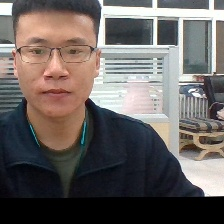
#> input picture image_enhance/4.jpg, 224 x 224 px
$ python ex.py
#> lines starting #> are read from the running program, lines starting #| are printed output that depends on the picture
#> further down, img is the input picture: shape (224, 224, 3); mean B, G, R 96.5, 99.1, 105.6
import cv2
import numpy as np
from PIL import Image
from PIL import ImageEnhance


def beautiful(img):
    # 滤波
    blur = cv2.bilateralFilter(img, 14, 40, 40)
    # 融合
    alpha = 0.3
    beta = 1 - alpha
    gamma = 0
    img_add = cv2.addWeighted(img, alpha, blur, beta, gamma)
    img_add = Image.fromarray(cv2.cvtColor(img_add, cv2.COLOR_BGR2RGB))
#> img_add: PIL image 224x224 RGB
    enh_sha = ImageEnhance.Sharpness(img_add)
    # 增强
    sharpness = 1.5
    image_sharped = enh_sha.enhance(sharpness)
    # 锐化
    enh_con = ImageEnhance.Contrast(image_sharped)
    contrast = 1.15
    image_contrasted = enh_con.enhance(contrast)
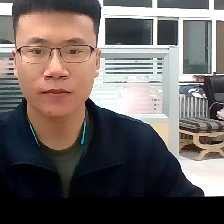
#> image_contrasted: PIL image 224x224 RGB; mean R, G, B 106.4, 98.8, 96
    image_contrasted = cv2.cvtColor(np.asarray(image_contrasted), cv2.COLOR_RGB2BGR)
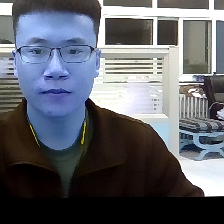
#> image_contrasted: shape (224, 224, 3); mean R, G, B 96, 98.8, 106.4
    return image_contrasted


if __name__ == '__main__':
    img = cv2.imread("4.jpg",1)
    img_b = beautiful(img)
    cv2.imshow('beautiful',img_b)
    cv2.waitKey()

$ run again, with image_enhance/1.jpg copied over image_enhance/4.jpg
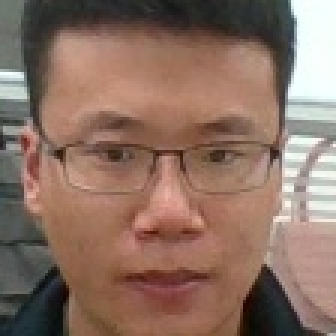
#> input picture image_enhance/1.jpg, 112 x 112 px (shown 3 times larger)
#> img is the input picture: shape (112, 112, 3); mean B, G, R 99.2, 112.4, 139.8
#> in beautiful, `image_contrasted = enh_con.enhance(contrast)`:
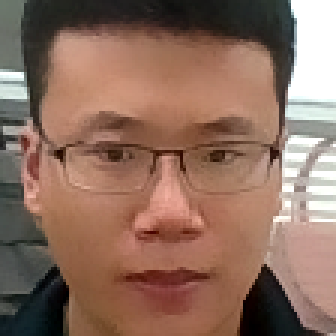
#> image_contrasted: PIL image 112x112 RGB (shown 3 times larger); mean R, G, B 142, 110.1, 94.9
#> in beautiful, `image_contrasted = cv2.cvtColor(np.asarray(image_contrasted), cv2.COLO..`:
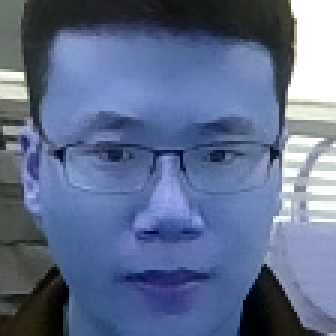
#> image_contrasted: shape (112, 112, 3) (shown 3 times larger); mean R, G, B 94.9, 110.1, 142

$ run again, with image_enhance/2.jpg copied over image_enhance/4.jpg
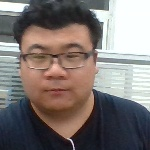
#> input picture image_enhance/2.jpg, 150 x 150 px
#> img is the input picture: shape (150, 150, 3); mean B, G, R 115.7, 118.5, 126.9
#> in beautiful, `image_contrasted = enh_con.enhance(contrast)`:
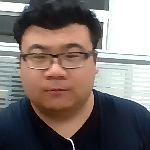
#> image_contrasted: PIL image 150x150 RGB; mean R, G, B 125.5, 114.9, 111.9
#> in beautiful, `image_contrasted = cv2.cvtColor(np.asarray(image_contrasted), cv2.COLO..`:
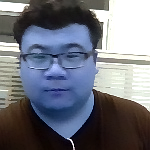
#> image_contrasted: shape (150, 150, 3); mean R, G, B 111.9, 114.9, 125.5

$ run again, with image_enhance/3.jpg copied over image_enhance/4.jpg
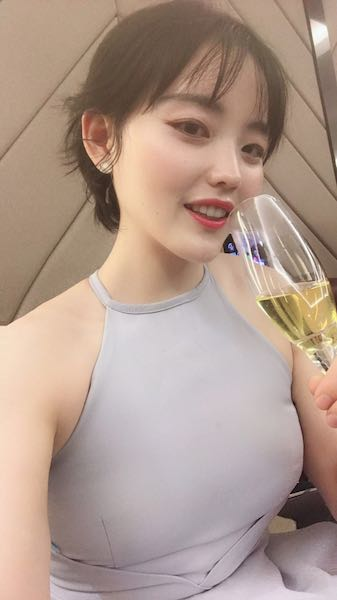
#> input picture image_enhance/3.jpg, 337 x 600 px
#> img is the input picture: shape (600, 337, 3); mean B, G, R 141.5, 153.7, 176.2
#> in beautiful, `image_contrasted = cv2.cvtColor(np.asarray(image_contrasted), cv2.COLO..`:
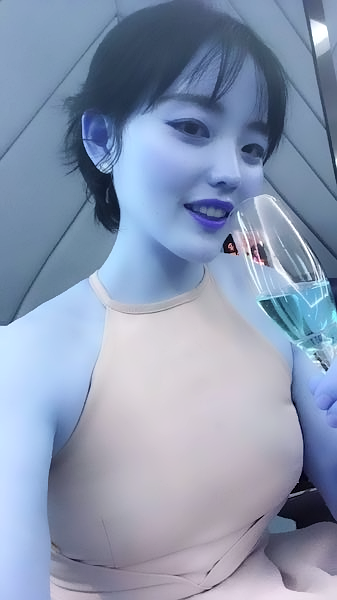
#> image_contrasted: shape (600, 337, 3); mean R, G, B 138.4, 152.4, 178.2
